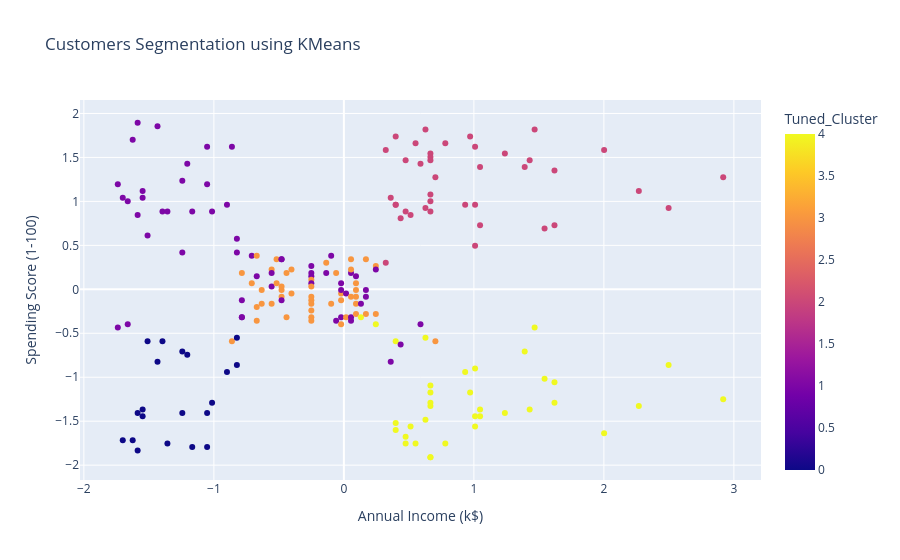

Here is the notebook cell this chart was saved with:
### Code cell
## task-9
fig=px.scatter(
    scaled_df,
    x='Annual Income (k$)',
    y='Spending Score (1-100)',
    color='Tuned_Cluster',
    title="Customers Segmentation using KMeans"
)
fig.show()

### Figure 1 — Plotly figure (JSON) as saved in the notebook; plotly's stock layout.template omitted (floating-point values rounded to 4 significant figures; data arrays with more than 128 entries replaced by an {"elided": "..."} marker saying what was removed)
{"data": [{"hovertemplate": "Annual Income (k$)=%{x}<br>Spending Score (1-100)=%{y}<br>Tuned_Cluster=%{marker.color}<extra></extra>", "legendgroup": "", "marker": {"color": {"elided": "200 int values"}, "coloraxis": "coloraxis", "symbol": "circle"}, "mode": "markers", "name": "", "orientation": "v", "showlegend": false, "type": "scatter", "x": {"elided": "200 float values"}, "xaxis": "x", "y": {"elided": "200 float values"}, "yaxis": "y"}], "layout": {"coloraxis": {"colorbar": {"title": {"text": "Tuned_Cluster"}}, "colorscale": [[0, "#0d0887"], [0.1111, "#46039f"], [0.2222, "#7201a8"], [0.3333, "#9c179e"], [0.4444, "#bd3786"], [0.5556, "#d8576b"], [0.6667, "#ed7953"], [0.7778, "#fb9f3a"], [0.8889, "#fdca26"], [1, "#f0f921"]]}, "legend": {"tracegroupgap": 0}, "title": {"text": "Customers Segmentation using KMeans"}, "xaxis": {"anchor": "y", "domain": [0, 1], "title": {"text": "Annual Income (k$)"}}, "yaxis": {"anchor": "x", "domain": [0, 1], "title": {"text": "Spending Score (1-100)"}}}}
